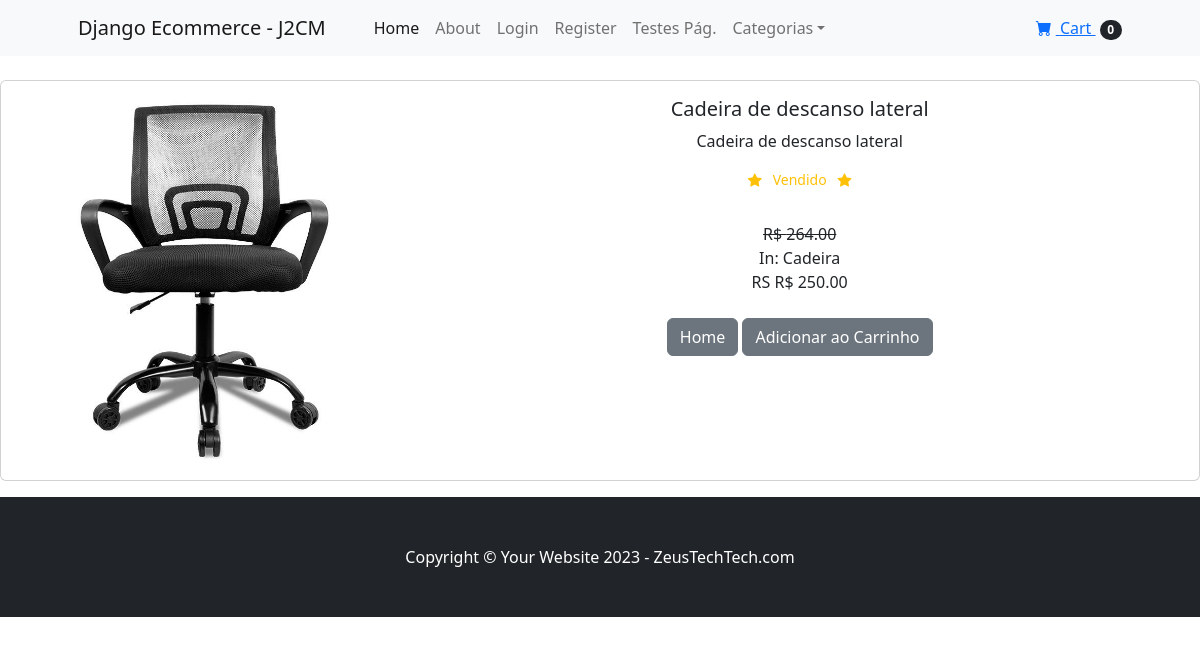
/product/5, run on an earlier commit of the app's database.
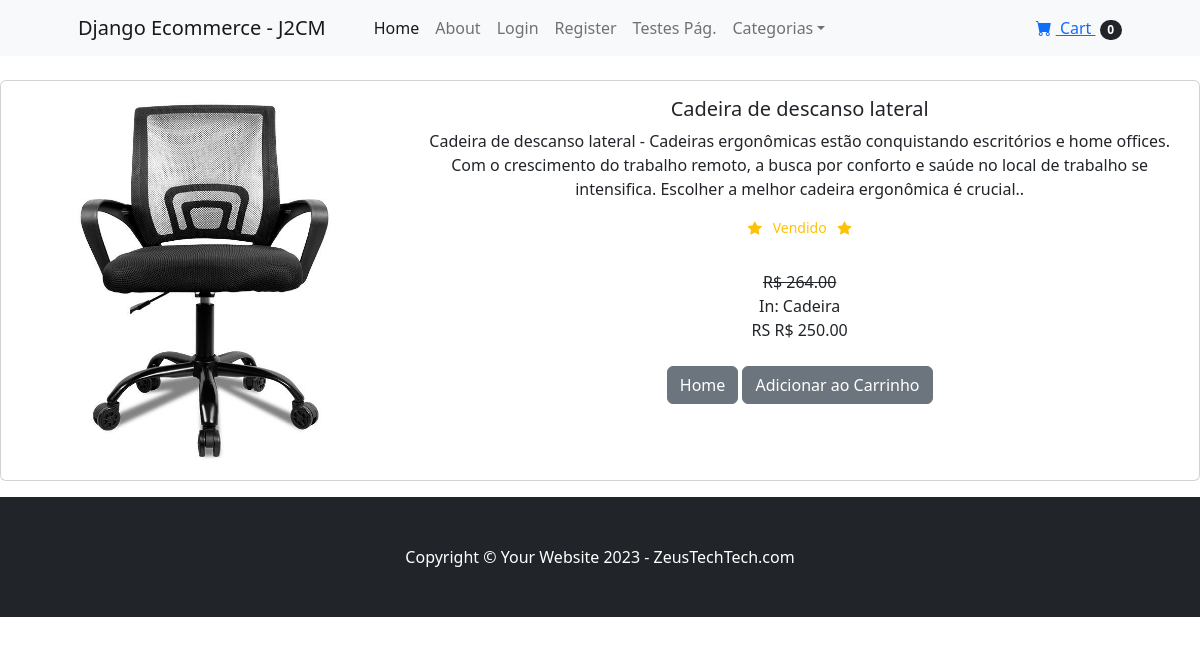
And on a later commit of the database.
### store/models.py (models this page shows, shortened)
class Product(models.Model):
    name = models.CharField(max_length=100)
    price = models.DecimalField(default=0, decimal_places=2, max_digits=7)
    category = models.ForeignKey(Category, on_delete=models.CASCADE, default=1)
    description = models.CharField(max_length=250, default='', blank=
                                   True, null=True)
    image =  models.ImageField(upload_to='uploads/product/')
    is_sale = models.BooleanField(default=False)
    sale_price = models.DecimalField(default=0, decimal_places=2, max_digits=6)

class Category(models.Model):
    name = models.CharField(max_length=50)
    def __str__(self):
        return self.name
    class Meta:
        verbose_name_plural = 'categories'

### store/views.py (the view)
# urls.py: path('product/<int:pk>', views.product, name='product'),
def product(request,pk):
    product = Product.objects.get(id=pk)
    return render(request, 'product.html', {'product':product})

### cart/context_processors.py (called while the page is built)
def cart(request):
    return {'cart': Cart(request)}

### store/templates/product.html (shortened to what this page needs)
{% extends 'base.html' %}
{% block content %}
<div class="conteiner">
    <br/>
    <div class="card mb-3">
        <div class="row g-0">
            <div class="col-md-4">
                <img src="{{ product.image.url }}" class="img-fluid rounded-start" alt="...">
            </div>
            <div class="col-md-8">
                <div class="card-body">
                    <center>
                    <h5 class="card-title">{{ product.name }}</h5>
                    <p class="card-text justified">{{ product.description }}</p>
                    {% if product.is_sale %}
                        <div class="d-flex justify-content-center small text-warning mb-2">
                            <div class="bi-star-fill"></div>
                            &nbsp;&nbsp; Vendido &nbsp;&nbsp;
                            <div class="bi-star-fill"></div>
                        </div>
                        <br/>
                        <strike>
                        R$ {{ product.price }}
                        </strike>
                        <br/>
                        In: {{ product.category }}
                        <br/>
                        RS R$ {{ product.sale_price }}</b>
                    {% else %}
                        R$ {{ product.price }}
                    {% endif %}
                    <br/><br/>
                    <a href="{% url 'home' %}" class="btn btn-secondary">  Home </a>
                    <button type="button" value="{{ product.id }}" class=" btn btn-secondary" id="add-cart">Adicionar ao Carrinho</button>
                    </center>
                </div>
            </div>
        </div>
    </div>
</div>
{% endblock %}

What changed in the data, as far as the page shows it:
changed Product "Cadeira de descanso lateral": description "Cadeira de descanso lateral" → "Cadeira de descanso lateral - Cadeiras ergonômicas estão conquistando escritórios e home offices. Com o crescimento do trabalho remoto, a busca por conforto e saúde no local de trabalho se intensifica. Escolher a melhor cadeira ergonômica é crucial.."
